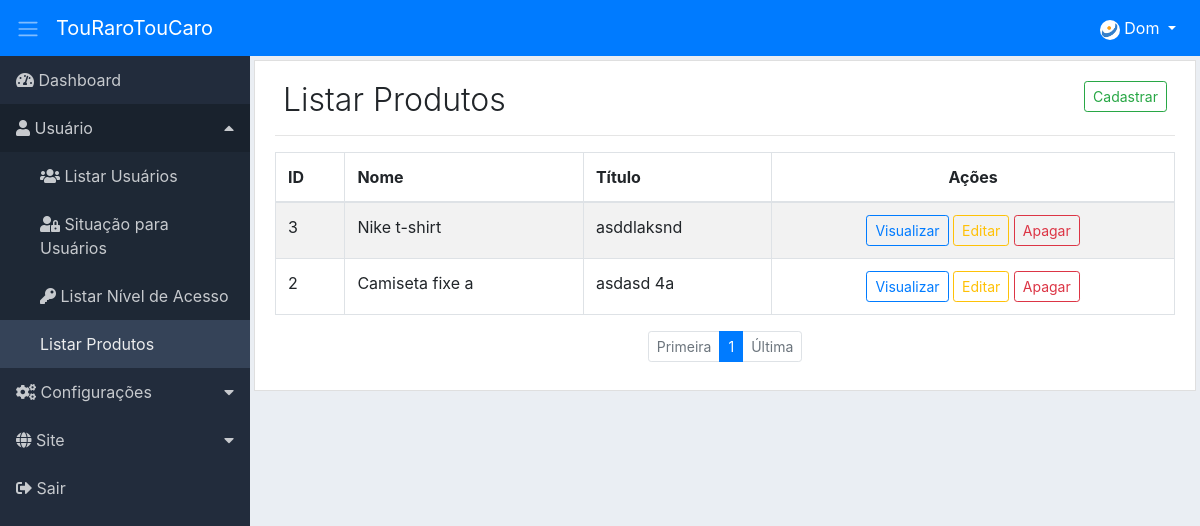
The page /adm/list-products/index (signed in) on the database as committed earlier.
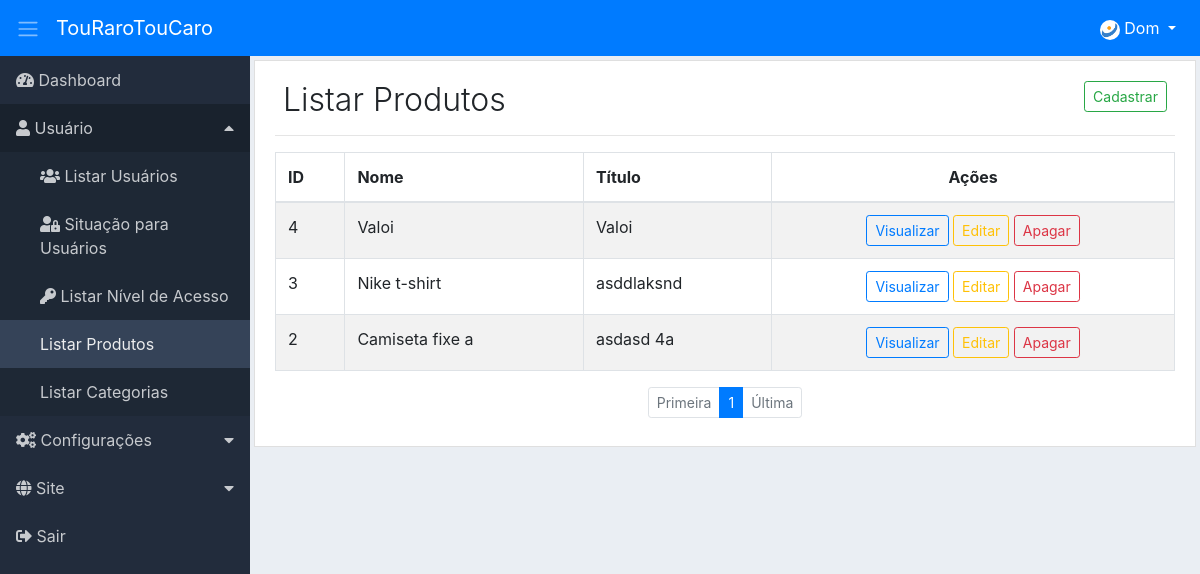
The same page on the database as committed later.
### tables this page shows
CREATE TABLE IF NOT EXISTS `sts_products` (
  `id` int NOT NULL AUTO_INCREMENT,
  `product_id` varchar(20) NOT NULL,
  `name` varchar(50) NOT NULL,
  `title` varchar(50) NOT NULL,
  `description` text NOT NULL,
  `type` varchar(50) NOT NULL,
  `price` double NOT NULL,
  `sts_categories_id` int NOT NULL,
  `image` varchar(250) DEFAULT NULL,
  `created` datetime NOT NULL,
  `modified` datetime DEFAULT NULL,
  PRIMARY KEY (`id`)
);

### adm/app/adms/Controllers/ListProducts.php (called while the page is built, shortened)
<?php
class ListProducts
{
    private $dados;
    public function index($pag = null) {
        $this->pag = (int) $pag ? $pag : 1;
        $listProducts = new \App\adms\Models\AdmsListProducts();
        if(isset($_GET['check']) && !empty($_GET['check'])){
            $listProducts->listProductsCheck($_GET['check'],$this->pag );
        }else{
            $listProducts->listProducts($this->pag);
        }
        if ($listProducts->getResultado()) {
            $this->dados['listProducts'] = $listProducts->getResultadoBd();
            $this->dados['pagination'] = $listProducts->getResultPg();
        } else {
            $this->dados['listProducts'] = [];
            $this->dados['pagination'] = null;
        }
        $button = ['add_product' => ['menu_controller' => 'add-product', 'menu_metodo' => 'index'],
            'view_product' => ['menu_controller' => 'view-product', 'menu_metodo' => 'index'],
            'edit_product' => ['menu_controller' => 'edit-product', 'menu_metodo' => 'index'],
            'delete_product' => ['menu_controller' => 'delete-product', 'menu_metodo' => 'index']];
        $listButton = new \App\adms\Models\helper\AdmsButton();
        $this->dados['button'] = $listButton->buttonPermission($button);
        $listMenu = new \App\adms\Models\AdmsMenu();
        $this->dados['menu'] = $listMenu->itemMenu();
        $this->dados['sidebarActive'] = "list-products";
        $carregarView = new \App\adms\core\ConfigView("adms/Views/products/listProducts", $this->dados);
        $carregarView->renderizar();
    }
}

### adm/core/ConfigController.php (called while the page is built, shortened)
<?php
class ConfigController extends Config
{
    private string $urlController;
    private string $urlMetodo;
    private string $urlParamentro;
    private array $format;
    public function __construct() {
        if (!empty(filter_input(INPUT_GET, 'url', FILTER_DEFAULT))) {
            $this->url = filter_input(INPUT_GET, 'url', FILTER_DEFAULT);
            $this->url = $this->limparUrl($this->url);
            $this->urlConjunto = explode("/", $this->url);
            if (isset($this->urlConjunto[0])) {
                $this->urlController = $this->slugController($this->urlConjunto[0]);
            } else {
                $this->urlController = $this->slugController(CONTROLLER);
            }
            if (isset($this->urlConjunto[1])) {
                $this->urlMetodo = $this->slugMetodo($this->urlConjunto[1]);
            } else {
                $this->urlController = $this->slugController(CONTROLLER);
                $this->urlMetodo = $this->slugMetodo(METODO);
            }
            if (isset($this->urlConjunto[2])) {
                $this->urlParamentro = $this->urlConjunto[2];
            } else {
                $this->urlParamentro = "";
            }
        } else {
            $this->urlController = $this->slugController(CONTROLLER);
            $this->urlMetodo = $this->slugMetodo(METODO);
            $this->urlParamentro = "";
        }
    }
    private function slugController($slugController) {
        $this->slugController = strtolower($slugController);
        $this->slugController = str_replace("-", " ", $this->slugController);
        $this->slugController = ucwords($this->slugController);
        $this->slugController = str_replace(" ", "", $this->slugController);
        return $this->slugController;
    }
    private function slugMetodo($slugMetodo) {
        $this->slugMetodo = $this->slugController($slugMetodo);
        $this->slugMetodo = lcfirst($this->slugMetodo);
        return $this->slugMetodo;
    }
    private function limparUrl($url) {
        $this->urlLimpa = strip_tags($url);
        $this->urlLimpa = trim($this->urlLimpa);
        $this->urlLimpa = rtrim($this->urlLimpa, "/");
        $this->format['a'] = 'ÀÁÂÃÄÅÆÇÈÉÊËÌÍÎÏÐÑÒÓÔÕÖØÙÚÛÜüÝÞßàáâãäåæçèéêëìíîïðñòóôõöøùúûýýþÿRr"!@#$%&*()_-+={[}]?;:.,\\\'<>°ºª ';
        $this->format['b'] = 'aaaaaaaceeeeiiiidnoooooouuuuuybsaaaaaaaceeeeiiiidnoooooouuuyybyRr--------------------------------';
        $this->urlLimpa = strtr(mb_convert_encoding($this->urlLimpa,'ISO-8859-1', 'UTF-8'), mb_convert_encoding($this->format['a'],'ISO-8859-1', 'UTF-8'), $this->format['b']);
        return $this->urlLimpa;
    }
    public function carregar() {
        $carregarPgAdm = new \Core\CarregarPgAdmLevel();
        $carregarPgAdm->carregarPg( $this->urlController, $this->urlMetodo, $this->urlParamentro);
    }
}

### adm/index.php (called while the page is built, shortened)
<?php
$url = new Home();
$url->carregar();

### adm/app/adms/Models/helper/AdmsRead.php (called while the page is built, shortened)
<?php
class AdmsRead extends AdmsConn
{
    private string $select;
    private array $values = [];
    private object $query;
    public function fullRead($query, $parseString = null) {
        $this->select = $query;
        if (!empty($parseString)) {
            parse_str($parseString, $this->values);
        }
        $this->exeIntruction();
    }
    private function exeIntruction() {
        $this->connection();
        try {
            $this->exeParameter();
            $this->query->execute();
            $this->result = $this->query->fetchAll();
        } catch (Exception $ex) {
            $this->result = null;
        }
    }
    private function connection() {
        $this->conn = $this->connect();
        $this->query = $this->conn->prepare($this->select);
        $this->query->setFetchMode(PDO::FETCH_ASSOC);
    }
    private function exeParameter() {
        if ($this->values) {
            foreach ($this->values as $link => $value) {
                if ($link == 'limit' || $link == 'offset') {
                    $value = (int) $value;
                }
                $this->query->bindValue(":{$link}", $value, (is_int($value) ? PDO::PARAM_INT : PDO::PARAM_STR));
            }
        }
    }
}

### adm/app/adms/Models/helper/AdmsConn.php (called while the page is built, shortened)
<?php
class AdmsConn
{
    private string $db = "mysql";
    private string $host = HOST;
    private string $user = USER;
    private string $pass = PASS;
    private string $dbname = DBNAME;
    private int $port = PORT;
    protected function connect() {
        try {
            $this->connect = new PDO($this->db . ':host=' . $this->host . ';port=' . $this->port . ';dbname=' . $this->dbname, $this->user, $this->pass);
            return $this->connect;
        } catch (Exception $ex) {
            die("Erro: Por favor tente novamente. Caso o problema persista, entre em contato o administrador " . EMAILADM . "!<br>");
        }
    }
}

### adm/app/adms/Models/AdmsListProducts.php (called while the page is built, shortened)
<?php
class AdmsListProducts
{
    private $limitResult = 40;
    public function listProducts($pag = null) {
        $this->pag = (int) $pag;
        $paginacao = new \App\adms\Models\helper\AdmsPagination(URLADM . 'list-products/index');
        $paginacao->condition($this->pag, $this->limitResult);
        $paginacao->pagination("SELECT COUNT(id) AS num_result FROM sts_products");
        $listProducts = new \App\adms\Models\helper\AdmsRead();
        $listProducts->fullRead("SELECT id, name,  title
                FROM sts_products
                ORDER BY id DESC
                LIMIT :limit OFFSET :offset", "limit={$this->limitResult}&offset={$paginacao->getOffset()}");
    }
}

### adm/app/adms/Views/products/listProducts.php (the view, shortened to what the rows shown need)
<div class="content p-1">
    <div class="list-group-item">
        <div class="d-flex">
            <div class="mr-auto p-2">
                <h2 class="display-4 title">Listar Produtos</h2>
            </div>
        </div>
        <div class="table-responsive">
            <table class="table table-striped table-bordered table-hover">
                <thead>
                    <tr>
                        <th>ID</th>
                        <th>Nome </th>
                        <th>Título </th>
                        <th class="text-center">Ações</th>
                    </tr>
                </thead>
                <tbody>
                    <?php
                    foreach ($this->dados['listProducts'] as $types) {
                        extract($types);
                        ?>
                        <tr>
                            <td><?php echo $id; ?></td>
                            <td><?php echo $name; ?></td>
                            <td><?php echo $title; ?></td>
                            <td class="text-center">
                                <span class="d-none d-lg-block">
                                    <?php
                                    if ($this->dados['button']['view_product']) {
                                        echo "<a href='" . URLADM . "view-product/index/$id' class='btn btn-outline-primary btn-sm'>Visualizar</a> ";
                                    }
                                    if ($this->dados['button']['edit_product']) {
                                        echo "<a href='" . URLADM . "edit-product/index/$id' class='btn btn-outline-warning btn-sm'>Editar</a> ";
                                    }
                                    if ($this->dados['button']['delete_product']) {
                                        echo "<a href='" . URLADM . "delete-product/index/$id' class='btn btn-outline-danger btn-sm' data-confirm='Excluir'>Apagar</a> ";
                                    }
                                    ?>
                                </span>
                            </td>
                        </tr>
                        <?php
                    }
                    ?>
                </tbody>
            </table>
        </div>
    </div>
</div>

Rows that differ between the two databases and show on the page:
added sts_products: id "4", name "Valoi", title "Valoi"
Other text that changed with them:
new list line: "Listar Categorias"
